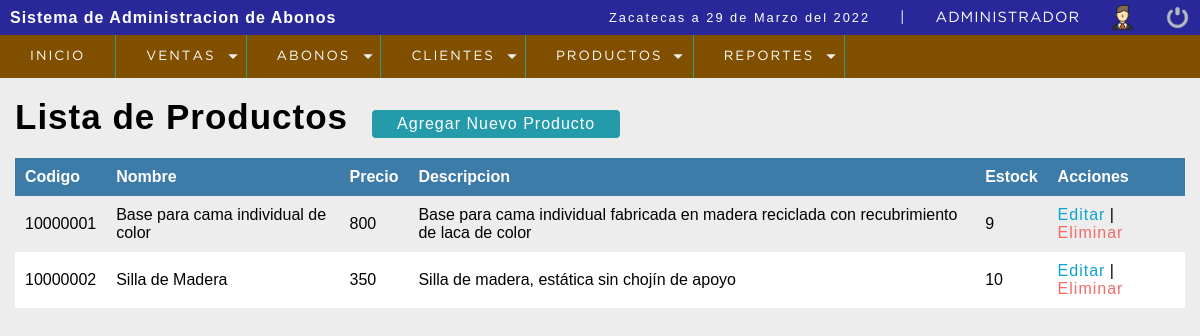
The page /sistema/lista_productos.php (signed in) on the database its author committed.
### tables this page shows
CREATE TABLE `articulos` (
  `codigo_articulo` int(8) NOT NULL,
  `nombre` text NOT NULL,
  `precio` int(6) NOT NULL,
  `descripcion` text NOT NULL,
  `stok` int(2) NOT NULL DEFAULT 0,
  `estatus` int(1) NOT NULL DEFAULT 1
);

### sistema/lista_productos.php (the view, shortened to what this page needs)
<?php
include "config/conect.php";
?>
<!DOCTYPE html>
<html lang="en">
<head>
	<?php include "includes/scripts.php"; ?>
</head>
<body>
	<?php include "includes/header.php"; ?>
	<section id="container">
		<div class="listado_productos">
		<h1>Lista de Productos</h1>
		<a href="nuevo_producto.php" class="btn_new">Agregar Nuevo Producto</a>
		<table>
			<tr>
				<th>Codigo</th>
				<th>Nombre</th>
				<th>Precio</th>
				<th>Descripcion</th>
				<th>Estock</th>
				<th>Acciones</th>
			</tr>
			<?php
				$query = mysqli_query($conection,"SELECT * FROM articulos WHERE estatus = 1");
				$result = mysqli_num_rows($query);
				if($result > 0){
					while ($data = mysqli_fetch_array($query)) {
			?>
					<tr>
						<td><?php echo($data['codigo_articulo'])?></td>
						<td><?php echo($data['nombre'])?></td>
						<td><?php echo($data['precio'])?></td>
						<td><?php echo($data['descripcion'])?></td>
						<td><?php echo($data['stok'])?></td>
						<td>
							<a href="editar_producto.php?id=<?php echo($data['codigo_articulo'])?>" class="link_edit">Editar</a>
							<a > | </a>
							<a href="eliminar_producto.php?id=<?php echo($data['codigo_articulo'])?>" class="link_eliminar">Eliminar</a>
						</td>
					</tr>
			<?php
				}
				}
			?>
		</table>
	</div>
	</section>
</body>
</html>

### sistema/css/style.css (style rules this page uses)
* { margin: 0; padding: 0; box-sizing: border-box; }
body { background: #ededed; }
h1, h2, h3, h4, h5, h6 { font-family: 'arial'; font-weight: bold; letter-spacing: 1px; }
h1 { font-size: 1em; }
a { text-decoration: none; font-family: arial; letter-spacing: 1px; }
#container { padding: 90px 15px 15px; }
#container h1 { font-size: 35px; display: inline-block; }
.btn_new { display: inline-block; background: #239baa; color: #FFF; padding: 5px 25px; border-radius: 4px; margin: 20px; }
table { border-collapse: collapse; font-family: 'arial'; width: 100%; }
table th { text-align: left; padding: 10px; background: #3d7ba8; color: #FFF; }
table tr:nth-child(odd) { background: #FFF; }
table td { padding: 10px; }
.link_edit { color: #0ca4ce; }
.link_eliminar { color: #f26b6b; }

### rows shown on the page
articulos: codigo_articulo "10000001", nombre "Base para cama individual de color", precio "800", descripcion "Base para cama individual fabricada en madera reciclada con recubrimiento de laca de color", stok "9"
articulos: codigo_articulo "10000002", nombre "Silla de Madera", precio "350", descripcion "Silla de madera, estática sin chojín de apoyo", stok "10"

### other values the page prints
fechaC() "29 de Marzo del 2022"
$_SESSION['Nombre'] "ADMINISTRADOR"
